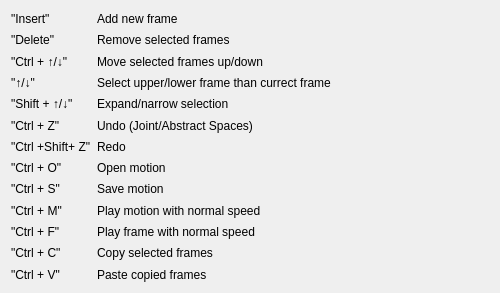
<?xml version="1.0" encoding="UTF-8"?>
<ui version="4.0">
 <class>Controls</class>
 <widget class="QWidget" name="Controls">
  <property name="geometry">
   <rect>
    <x>0</x>
    <y>0</y>
    <width>500</width>
    <height>293</height>
   </rect>
  </property>
  <property name="windowTitle">
   <string>Controls</string>
  </property>
  <layout class="QGridLayout" name="gridLayout_2">
   <item row="0" column="0">
    <layout class="QGridLayout" name="mainLayout">
     <item row="8" column="0">
      <widget class="QLabel" name="label_14">
       <property name="text">
        <string>&quot;Ctrl + S&quot;</string>
       </property>
      </widget>
     </item>
     <item row="1" column="0">
      <widget class="QLabel" name="label_3">
       <property name="sizePolicy">
        <sizepolicy hsizetype="Minimum" vsizetype="Preferred">
         <horstretch>0</horstretch>
         <verstretch>0</verstretch>
        </sizepolicy>
       </property>
       <property name="text">
        <string>&quot;Delete&quot;</string>
       </property>
      </widget>
     </item>
     <item row="0" column="0">
      <widget class="QLabel" name="label">
       <property name="sizePolicy">
        <sizepolicy hsizetype="Minimum" vsizetype="Preferred">
         <horstretch>0</horstretch>
         <verstretch>0</verstretch>
        </sizepolicy>
       </property>
       <property name="text">
        <string>&quot;Insert&quot; </string>
       </property>
      </widget>
     </item>
     <item row="2" column="0">
      <widget class="QLabel" name="label_5">
       <property name="sizePolicy">
        <sizepolicy hsizetype="Minimum" vsizetype="Preferred">
         <horstretch>0</horstretch>
         <verstretch>0</verstretch>
        </sizepolicy>
       </property>
       <property name="text">
        <string>&quot;Ctrl + ↑/↓&quot;</string>
       </property>
      </widget>
     </item>
     <item row="7" column="0">
      <widget class="QLabel" name="label_13">
       <property name="text">
        <string>&quot;Ctrl + O&quot;</string>
       </property>
      </widget>
     </item>
     <item row="0" column="1">
      <widget class="QLabel" name="label_2">
       <property name="text">
        <string>Add new frame</string>
       </property>
      </widget>
     </item>
     <item row="1" column="1">
      <widget class="QLabel" name="label_4">
       <property name="text">
        <string>Remove selected frames</string>
       </property>
      </widget>
     </item>
     <item row="9" column="0">
      <widget class="QLabel" name="label_15">
       <property name="text">
        <string>&quot;Ctrl + M&quot;</string>
       </property>
      </widget>
     </item>
     <item row="3" column="1">
      <widget class="QLabel" name="label_11">
       <property name="text">
        <string>Select upper/lower frame than currect frame </string>
       </property>
      </widget>
     </item>
     <item row="4" column="1">
      <widget class="QLabel" name="label_8">
       <property name="text">
        <string>Expand/narrow selection</string>
       </property>
      </widget>
     </item>
     <item row="2" column="1">
      <widget class="QLabel" name="label_6">
       <property name="text">
        <string>Move selected frames up/down</string>
       </property>
      </widget>
     </item>
     <item row="4" column="0">
      <widget class="QLabel" name="label_7">
       <property name="sizePolicy">
        <sizepolicy hsizetype="Minimum" vsizetype="Preferred">
         <horstretch>0</horstretch>
         <verstretch>0</verstretch>
        </sizepolicy>
       </property>
       <property name="text">
        <string>&quot;Shift + ↑/↓&quot;</string>
       </property>
      </widget>
     </item>
     <item row="5" column="0">
      <widget class="QLabel" name="label_9">
       <property name="sizePolicy">
        <sizepolicy hsizetype="Minimum" vsizetype="Preferred">
         <horstretch>0</horstretch>
         <verstretch>0</verstretch>
        </sizepolicy>
       </property>
       <property name="text">
        <string>&quot;Ctrl + Z&quot;</string>
       </property>
      </widget>
     </item>
     <item row="5" column="1">
      <widget class="QLabel" name="label_10">
       <property name="sizePolicy">
        <sizepolicy hsizetype="Expanding" vsizetype="Preferred">
         <horstretch>0</horstretch>
         <verstretch>0</verstretch>
        </sizepolicy>
       </property>
       <property name="text">
        <string>Undo (Joint/Abstract Spaces)</string>
       </property>
      </widget>
     </item>
     <item row="3" column="0">
      <widget class="QLabel" name="label_12">
       <property name="sizePolicy">
        <sizepolicy hsizetype="Minimum" vsizetype="Preferred">
         <horstretch>0</horstretch>
         <verstretch>0</verstretch>
        </sizepolicy>
       </property>
       <property name="text">
        <string>&quot;↑/↓&quot;</string>
       </property>
      </widget>
     </item>
     <item row="10" column="0">
      <widget class="QLabel" name="label_16">
       <property name="text">
        <string>&quot;Ctrl + F&quot;</string>
       </property>
      </widget>
     </item>
     <item row="7" column="1">
      <widget class="QLabel" name="label_17">
       <property name="text">
        <string>Open motion</string>
       </property>
      </widget>
     </item>
     <item row="11" column="0">
      <widget class="QLabel" name="label_21">
       <property name="text">
        <string>&quot;Ctrl + C&quot;</string>
       </property>
      </widget>
     </item>
     <item row="8" column="1">
      <widget class="QLabel" name="label_18">
       <property name="text">
        <string>Save motion</string>
       </property>
      </widget>
     </item>
     <item row="9" column="1">
      <widget class="QLabel" name="label_19">
       <property name="text">
        <string>Play motion with normal speed</string>
       </property>
      </widget>
     </item>
     <item row="10" column="1">
      <widget class="QLabel" name="label_20">
       <property name="text">
        <string>Play frame with normal speed</string>
       </property>
      </widget>
     </item>
     <item row="12" column="0">
      <widget class="QLabel" name="label_22">
       <property name="text">
        <string>&quot;Ctrl + V&quot;</string>
       </property>
      </widget>
     </item>
     <item row="11" column="1">
      <widget class="QLabel" name="label_23">
       <property name="text">
        <string>Copy selected frames</string>
       </property>
      </widget>
     </item>
     <item row="12" column="1">
      <widget class="QLabel" name="label_24">
       <property name="text">
        <string>Paste copied frames</string>
       </property>
      </widget>
     </item>
     <item row="6" column="0">
      <widget class="QLabel" name="label_25">
       <property name="text">
        <string>&quot;Ctrl +Shift+ Z&quot;</string>
       </property>
      </widget>
     </item>
     <item row="6" column="1">
      <widget class="QLabel" name="label_26">
       <property name="text">
        <string>Redo</string>
       </property>
      </widget>
     </item>
    </layout>
   </item>
  </layout>
 </widget>
 <resources/>
 <connections/>
</ui>
